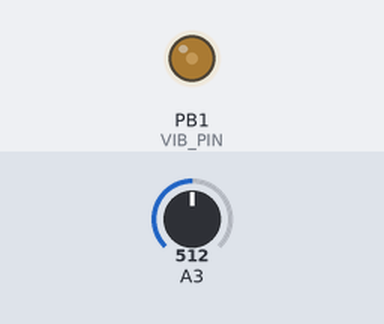
A sketch run on a simulated ATtiny85, built with avr-gcc and run on an emulated ATtiny85. Shown: output pins drawn as LEDs (lit = HIGH). The test bench sets the inputs (shaded band); at power-on: A3 = 512.

Above: at 1.2 s.
1.3 s: A3 set to 716
At 2.4 s:
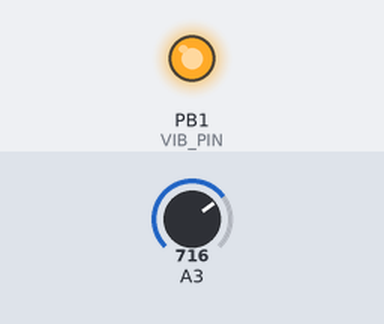
2.8 s: A3 set to 306
At 3.3 s:
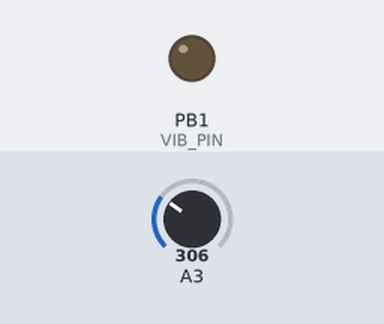
4.3 s: A3 set to 466
5.8 s: A3 set to 493
At 7.0 s:
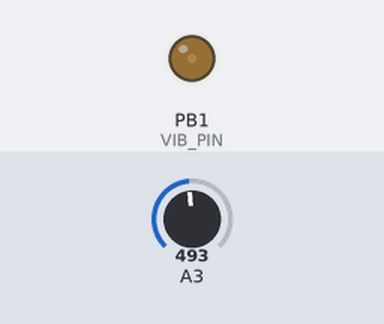
7.3 s: A3 set to 122
At 8.1 s:
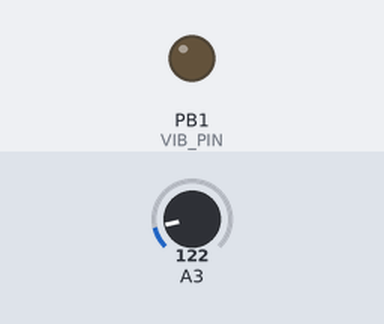
Timing chart, 0 to 9.8 s (numbered marks = the images above; inputs shaded):
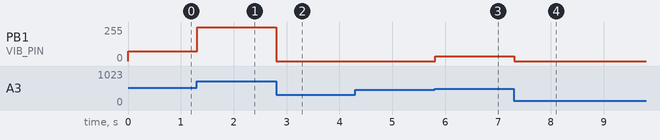

The sketch:

TinyLily_LDR_VIBRO.ino
```cpp
/*
 *  Light Controlled Vibration Motor
 *  Using ATTINY85 LilyPad / DigiSpark
 *
 *  Connect light sensor to pin 3
 *  and vibration motor to pin 1
 */

#define VIB_PIN           1   // vib motor / PWM and built-in led
#define AN_PIN            3   // one of the analog inputs

void setup() {
  pinMode(VIB_PIN, OUTPUT);       // connect a vibro motor or LED
  pinMode(AN_PIN, INPUT);         // connect an analog sensor here, like a LDR
}


void loop() {
  int an_sig, mapped; // define some integer variables that we will use below

  an_sig = analogRead(AN_PIN); // read analog sensor
  delay(5); // small delay for stability

  // usually you need to use the map() and constrain() functions
  // to convert the range of the analog sensor to a range of values that you can use
  // Here the functions are "nested". The innermost function (map) is the first one to execute.
  // The result of this function then is passed to the outer function (constrain)
  // Here we map the analog sensor value from a range of 475-605 to 0-255
  // However, if the analog signal is outside the range of 475-605 then map
  //  will give us a result outside the range of 0-255. This can happen because
  //  analog sensors are often tempramental and inexact.
  // To deal with this, we use constrain to clamp the mapped value to 0-255.
  mapped = constrain(map(an_sig, 475, 605, 0, 255), 0, 255);

  // use the mapped analog value to control the vibro motor strength
  analogWrite(VIB_PIN, mapped);

  // small delay for stability
  delay(5);
}
```

Measured:
- after the input at 1.3 s, PB1 (VIB_PIN): 72/255 → 255/255 at once
- after the input at 2.8 s, PB1 (VIB_PIN): 255/255 → 0/255 at once
- after the input at 4.3 s, every drawn part: stays the same
- after the input at 5.8 s, PB1 (VIB_PIN): 0/255 → 35/255 at once
- after the input at 7.3 s, PB1 (VIB_PIN): 35/255 → 0/255 at once
